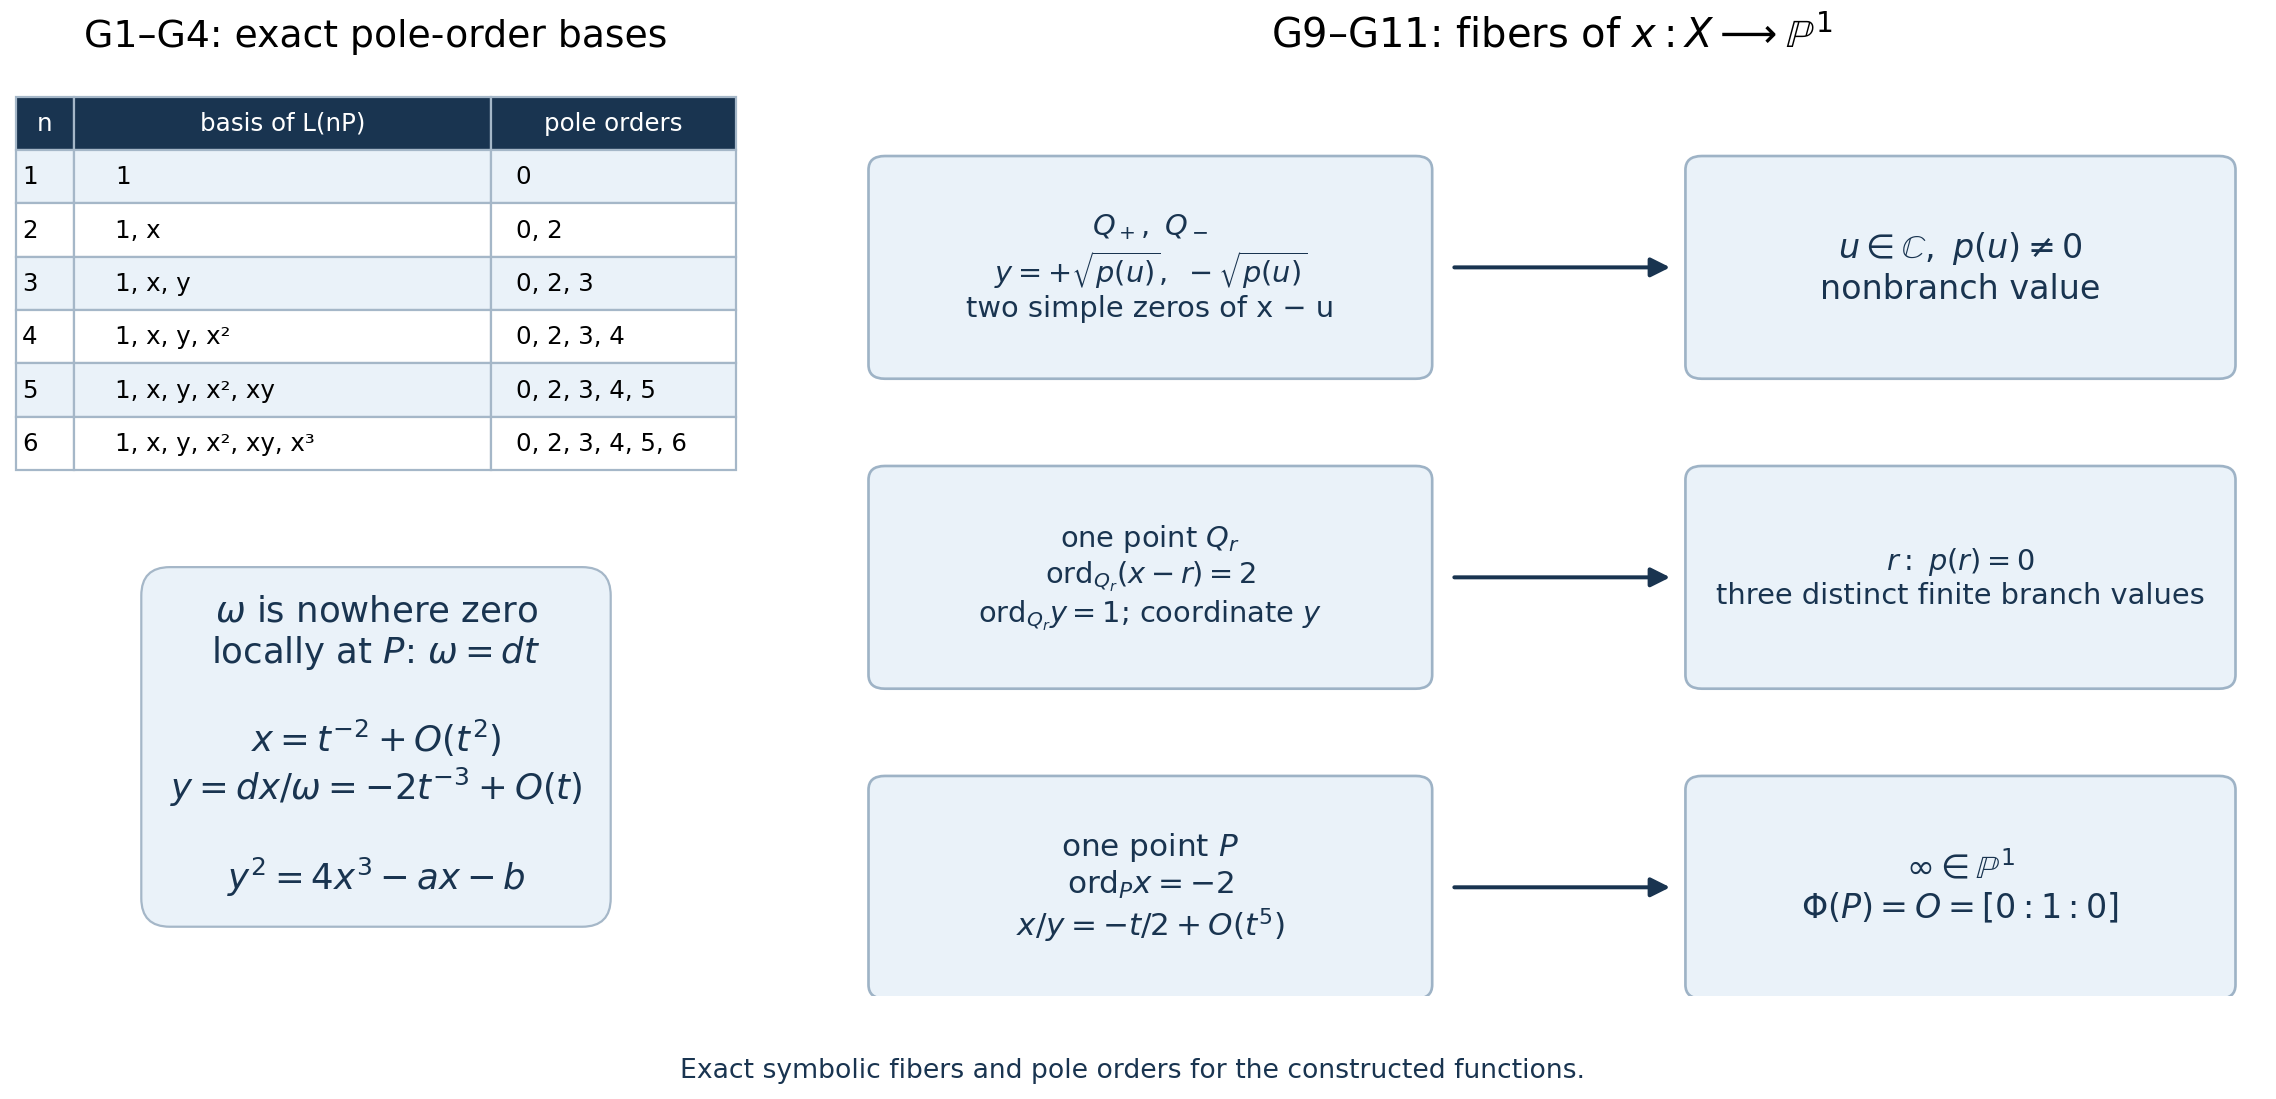

Write Python code to recreate this figure.
"""CC0-1.0: reproduce the pole bases and fibers in Theorem 3.0, (G1)–(G11)."""
from pathlib import Path
import matplotlib
matplotlib.use("Agg")
import matplotlib.pyplot as plt
from matplotlib.patches import FancyBboxPatch, FancyArrowPatch

OUT = Path(__file__).with_suffix(".png")
fig = plt.figure(figsize=(15, 7))
ink, blue, red = "#193450", "#eaf2f9", "#b83b39"
ax = fig.add_axes([.035, .07, .30, .84]); ax.axis("off")
ax.set_title("G1–G4: exact pole-order bases", fontsize=17, pad=14)
table = ax.table(cellText=[
    ["1", "1", "0"], ["2", "1, x", "0, 2"],
    ["3", "1, x, y", "0, 2, 3"],
    ["4", "1, x, y, x²", "0, 2, 3, 4"],
    ["5", "1, x, y, x², xy", "0, 2, 3, 4, 5"],
    ["6", "1, x, y, x², xy, x³", "0, 2, 3, 4, 5, 6"]],
    colLabels=["n", "basis of L(nP)", "pole orders"],
    colWidths=[.08, .58, .34], loc="upper center", cellLoc="left")
table.auto_set_font_size(False); table.set_fontsize(11); table.scale(1, 2)
for (row, col), cell in table.get_celld().items():
    cell.set_edgecolor("#a5b7c8")
    if row == 0: cell.set_facecolor(ink); cell.set_text_props(color="white")
    elif row % 2: cell.set_facecolor(blue)
ax.text(.5, .29, r"$\omega$ is nowhere zero" + "\n" + r"locally at $P$: $\omega=dt$" + "\n\n" +
        r"$x=t^{-2}+O(t^2)$" + "\n" + r"$y=dx/\omega=-2t^{-3}+O(t)$" + "\n\n" +
        r"$y^2=4x^3-ax-b$", ha="center", va="center", fontsize=16, color=ink,
        bbox=dict(boxstyle="round,pad=.8", facecolor=blue, edgecolor="#a5b7c8"))

ax = fig.add_axes([.38, .09, .59, .82]); ax.set_xlim(-.3, 10.1); ax.set_ylim(0, 8); ax.axis("off")
ax.set_title(r"G9–G11: fibers of $x:X\longrightarrow\mathbb{P}^1$", fontsize=18, pad=14)

def box(x, y, w, h, content, fontsize=14):
    ax.add_patch(FancyBboxPatch((x,y), w,h, boxstyle="round,pad=.12", facecolor=blue,
                               edgecolor="#9eb3c6", linewidth=1.2))
    ax.text(x+w/2,y+h/2,content,ha="center",va="center",fontsize=fontsize,color=ink)

def arrow(start, end):
    ax.add_patch(FancyArrowPatch(start,end,arrowstyle="-|>",mutation_scale=18,
                                linewidth=1.8,color=ink))

box(.0,5.5,3.9,1.7,r"$Q_+,\ Q_-$" + "\n" + r"$y=+\sqrt{p(u)},\ -\sqrt{p(u)}$" + "\n" +
    "two simple zeros of x − u", fontsize=13)
box(6.0,5.5,3.8,1.7,r"$u\in\mathbb{C},\ p(u)\ne0$" + "\n" + "nonbranch value", fontsize=15)
arrow((4.15,6.35),(5.8,6.35))
box(.0,2.8,3.9,1.7,r"one point $Q_r$" + "\n" + r"$\mathrm{ord}_{Q_r}(x-r)=2$" + "\n" +
    r"$\mathrm{ord}_{Q_r} y=1$; coordinate $y$", fontsize=13)
box(6.0,2.8,3.8,1.7,r"$r:\ p(r)=0$" + "\n" + "three distinct finite branch values", fontsize=13)
arrow((4.15,3.65),(5.8,3.65))
box(.0,.1,3.9,1.7,r"one point $P$" + "\n" + r"$\mathrm{ord}_P x=-2$" + "\n" +
    r"$x/y=-t/2+O(t^5)$", fontsize=14)
box(6.0,.1,3.8,1.7,r"$\infty\in\mathbb{P}^1$" + "\n" + r"$\Phi(P)=O=[0:1:0]$", fontsize=15)
arrow((4.15,.95),(5.8,.95))
fig.text(.5,.018,"Exact symbolic fibers and pole orders for the constructed functions.",
         ha="center",fontsize=12,color=ink)
fig.savefig(OUT,dpi=160,facecolor="white",bbox_inches="tight")
plt.close(fig)
print(OUT)
